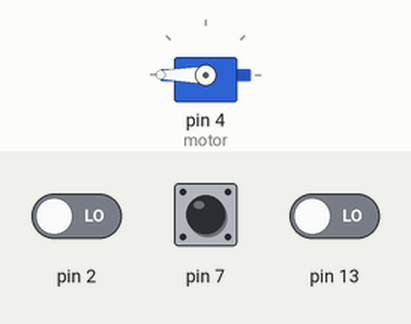
Simulated run of this sketch. Board: Arduino Uno, built with avr-gcc and run on an emulated ATmega328P. On the bench: servo. The inputs (shaded band) are chosen by the test bench; at power-on: pin 2 LOW, pin 13 LOW, pin 7 HIGH.

Above: at 9.5 s.
9.6 s: pin 2 driven HIGH
14.9 s: pin 2 driven LOW
At 16.8 s:
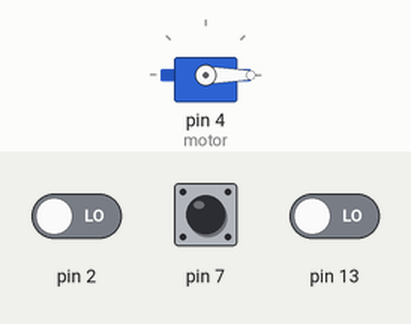
24.7 s: pin 13 driven HIGH
At 26.4 s:
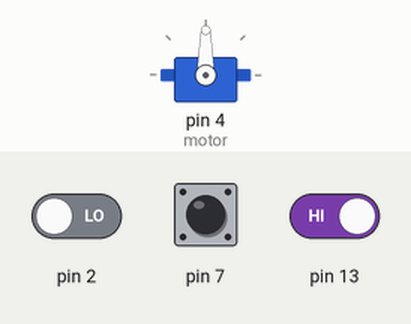
30.0 s: pin 13 driven LOW
At 34.5 s:
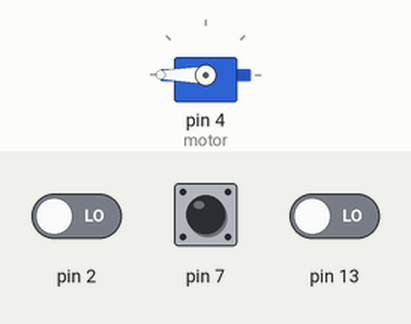
Timing chart, 0 to 40.8 s (numbered marks = the images above; inputs shaded):
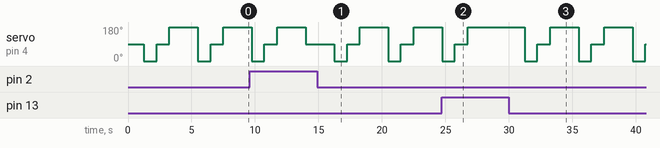

The sketch:

task13.ino
```cpp
#include <Servo.h>
Servo  motor;
int RDLstate1;
int RDLstate2;
int RDLstate3;
int x;

void setup()
{
   motor.attach(4);

  pinMode(2, INPUT);
  pinMode(7, INPUT);
  pinMode(13, INPUT);
}

void loop()
{
  delay(250);

  RDLstate1=digitalRead(2);
  RDLstate2=digitalRead(7);
  RDLstate3=digitalRead(13);
     delay(1000);

  if( RDLstate1==RDLstate3)
  {
   x=0;
     motor.write(x);
   delay(1000);
  }

  if( RDLstate2!=RDLstate3){
   x=90;
     motor.write(x);
   delay(1000);
  }

   if( RDLstate1!=RDLstate2){
   x=180;
     motor.write(x);
   delay(1000);
  }

}
```

Measured:
- after the input at 14.9 s, servo on pin 4 (motor): 90° → 0° after 1.4 s, → 90° 1.0 s later, → 180° 1.0 s later, → 0° 2.3 s later, … (6 changes in this stretch)
- after the input at 24.7 s, servo on pin 4 (motor): goes on until 26.8 s, then stays 180°
- after the input at 30.0 s, servo on pin 4 (motor): 180° → 0° after 1.3 s, then repeats every 4.3 s: 90° 1.0 s, 180° 2.3 s, 0° 1.0 s
